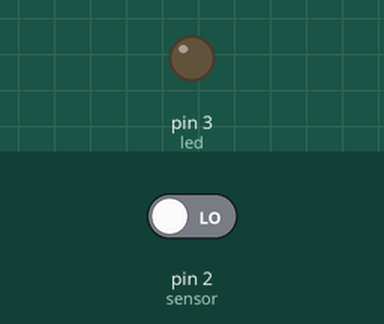
The sketch below on a simulated Arduino Uno, built with avr-gcc and run on an emulated ATmega328P. Shown: output pins drawn as LEDs (lit = HIGH). Inputs (shaded band) come from the test bench; at power-on: pin 2 (sensor) LOW.

Above: at 1.2 s.
1.3 s: pin 2 (sensor) driven HIGH
At 1.9 s:
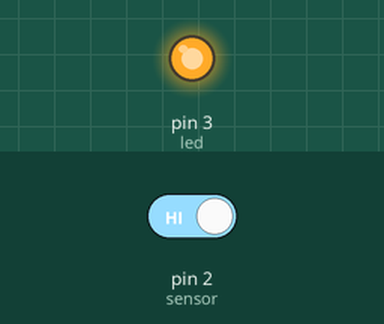
2.8 s: pin 2 (sensor) driven LOW
At 4.2 s:
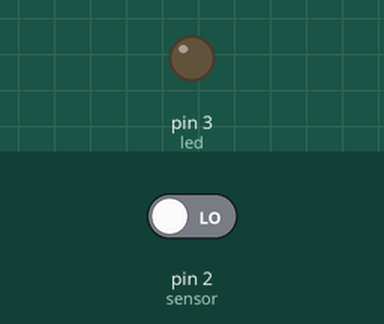
Timing chart, 0 to 5.8 s (numbered marks = the images above; inputs shaded):
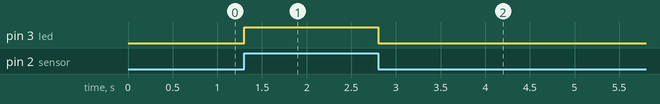

Measured:
- after the input at 1.3 s, pin 3 (led): LOW → HIGH at once
- after the input at 2.8 s, pin 3 (led): HIGH → LOW at once

The sketch:

v.1.ino
```cpp
int sensor=2;
int led=3;
int estado;

void setup()
{
  pinMode(sensor,INPUT);
  pinMode(led,OUTPUT);
}

void loop()
{
  estado=digitalRead(sensor);
  digitalWrite(led,estado);
  delay(100);
}
```
